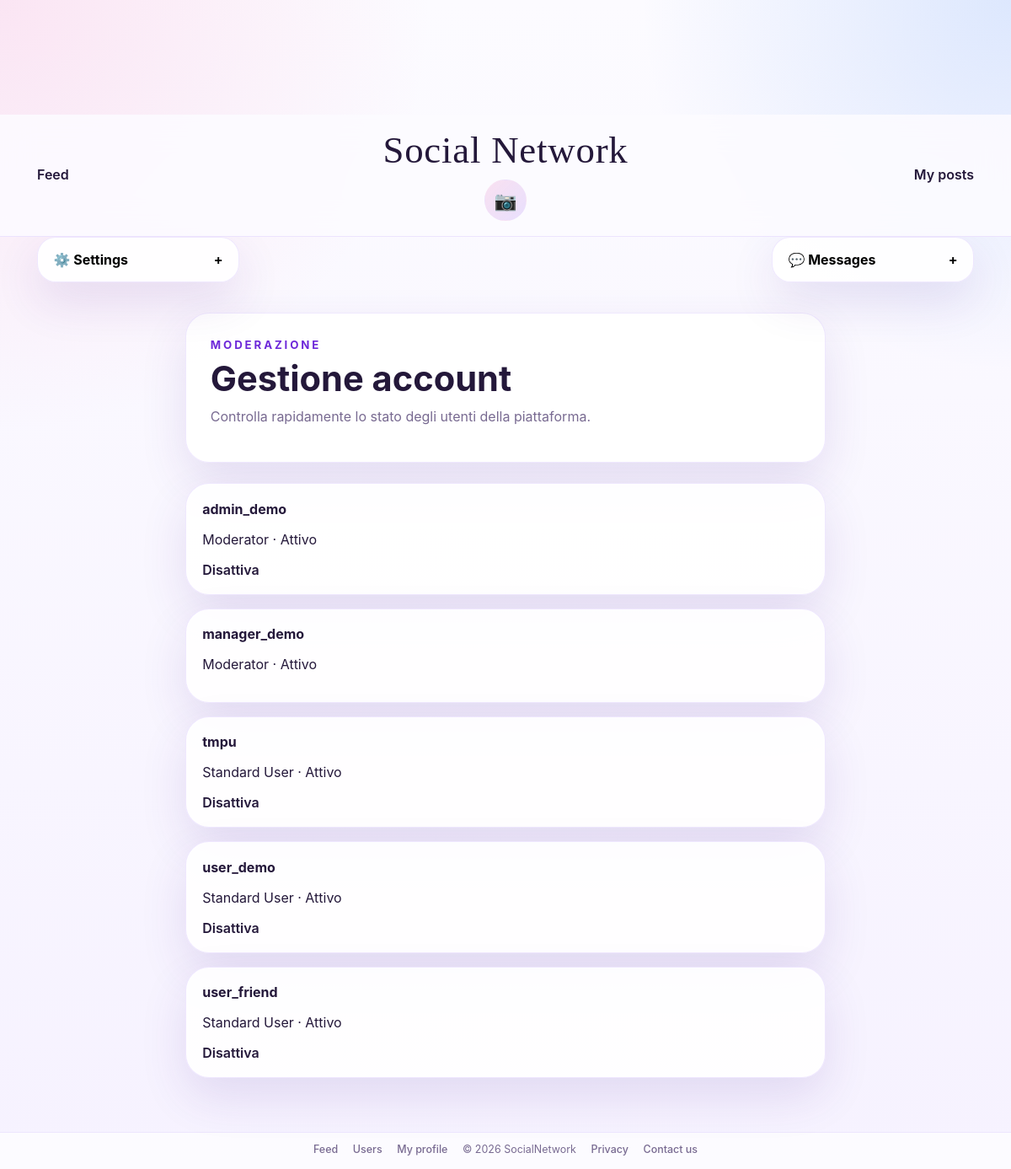
The app's page /accounts/moderation/users/ (signed in), older data.
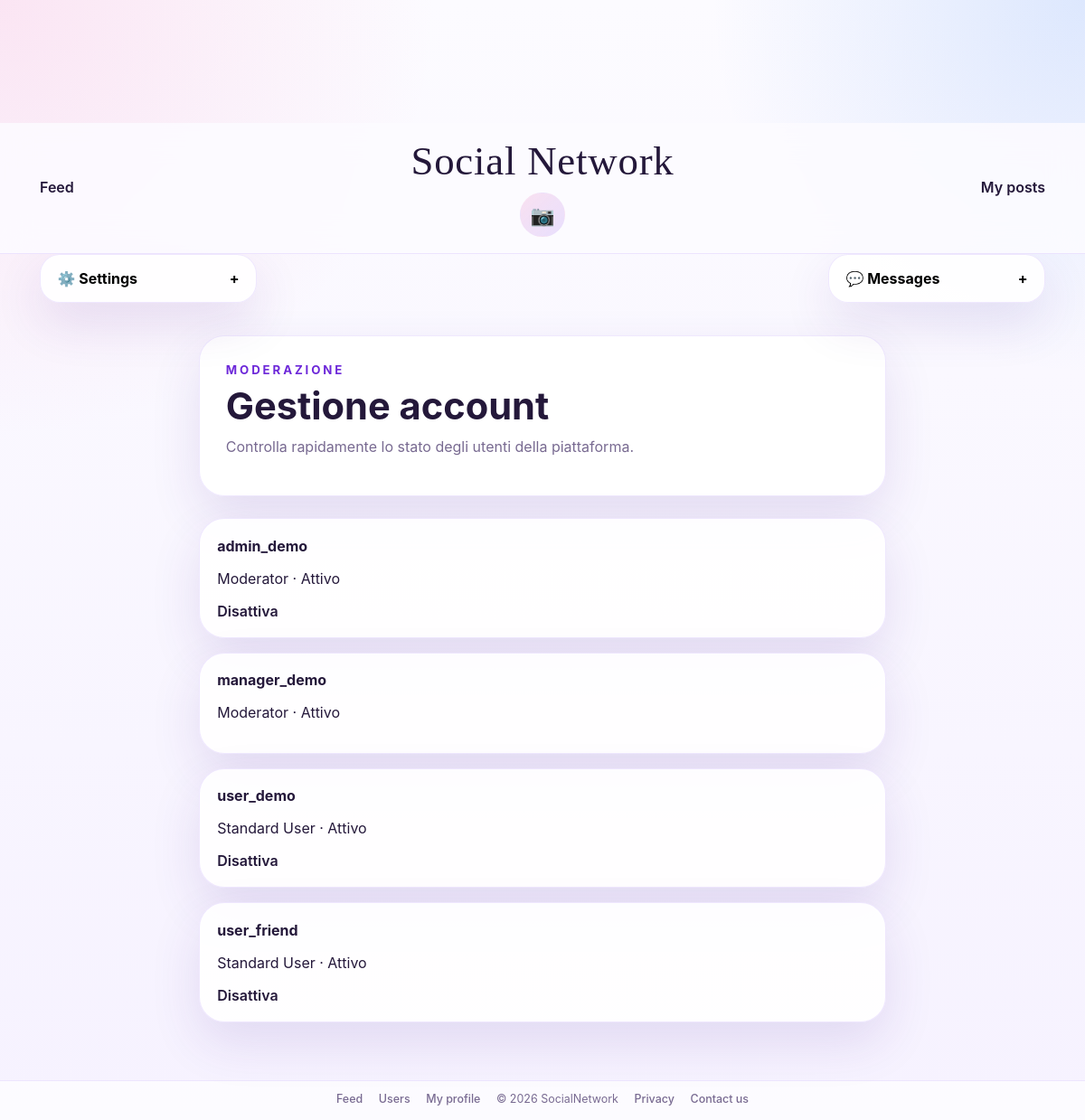
The same page, newer data.
### accounts/models.py (models this page shows, shortened)
class User(AbstractUser):
    class Roles(models.TextChoices):
        STANDARD = 'standard', 'Standard User'
        MODERATOR = 'moderator', 'Moderator'
    role = models.CharField(max_length=20, choices=Roles.choices, default=Roles.STANDARD)
    bio = models.TextField(blank=True)
    profile_image = models.ImageField(upload_to='profiles/', blank=True, null=True)
    def is_moderator(self):
        return self.role == self.Roles.MODERATOR

### accounts/views.py (the view)
# urls.py: path('moderation/users/', ModeratorUserListView.as_view(), name='moderation-users'),
class ModeratorUserListView(ModeratorRequiredMixin, ListView):
    model = User
    template_name = 'accounts/moderation_users.html'
    context_object_name = 'users'
    def get_queryset(self):
        return User.objects.order_by('username')

### accounts/mixins.py (called while the page is built)
    def test_func(self):
        return self.request.user.is_authenticated and self.request.user.is_moderator()

### templates/accounts/moderation_users.html (shortened to what this page needs)
{% extends 'base.html' %}
{% block content %}
<section class="page-intro">
    <div>
        <p class="eyebrow">Moderazione</p>
        <h1>Gestione account</h1>
        <p class="section-copy">Controlla rapidamente lo stato degli utenti della piattaforma.</p>
    </div>
</section>
<div class="stack-grid">
    {% for account in users %}
        <article class="info-card">
            <p><strong>{{ account.username }}</strong></p>
            <p>{{ account.get_role_display }} · {% if account.is_active %}Attivo{% else %}Disattivato{% endif %}</p>
            {% if account.pk != user.pk %}
                <form method="post" action="{% url 'accounts:toggle-user-status' account.pk %}">
                    <button class="text-button text-button--danger" type="submit">
                        {% if account.is_active %}Disattiva{% else %}Riattiva{% endif %}
                    </button>
                </form>
            {% endif %}
        </article>
    {% endfor %}
</div>
{% endblock %}

### templates/base.html (shortened to what this page needs)
{% load static %}
<!DOCTYPE html>
<html lang="it">
<head>
    <link rel="stylesheet" href="{% static 'css/app.css' %}">
</head>
<body class="{% if user.is_authenticated %}body--app{% else %}body--public{% endif %}">
    {% if user.is_authenticated %}
        <header class="site-header">
            <div class="site-header__inner">
                <div class="site-header__side site-header__side--left">
                    <a class="nav-text-link {% if request.resolver_match.url_name == 'feed' %}is-active{% endif %}" href="{% url 'social:feed' %}">Feed</a>
                </div>
                <div class="site-header__brand-wrap">
                    <a class="site-brand" href="{% url 'social:feed' %}">Social Network</a>
                    <a class="camera-link" href="{% url 'social:post-create' %}" aria-label="Nuovo post">
                        <span aria-hidden="true">📷</span>
                    </a>
                </div>
                <div class="site-header__side site-header__side--right">
                    <a class="nav-text-link " href="{% url 'social:profile-posts' user.pk %}" data-i18n-key="myPostsNavLabel"></a>
                </div>
            </div>
        </header>
        <div id="social-shell-root">
            <div class="shell-panel shell-panel--left" data-shell-panel="settings">
                <button class="shell-panel__toggle" type="button" data-shell-toggle="settings" aria-expanded="false">
                    <span data-i18n-key="settingsTitle">⚙️ Impostazioni</span>
                    <span data-shell-indicator="settings">+</span>
                </button>
            </div>
            <div class="shell-panel shell-panel--right" data-shell-panel="messages">
                <button class="shell-panel__toggle" type="button" data-shell-toggle="messages" aria-expanded="false">
                    <span data-i18n-key="messagesTitle">💬 Messaggi</span>
                    <span data-shell-indicator="messages">+</span>
                </button>
            </div>
        </div>
    {% endif %}
    <main class="page-wrapper {% if user.is_authenticated %}page-wrapper--app{% else %}page-wrapper--public{% endif %}">
        <section class="content-surface {% if user.is_authenticated %}content-surface--app{% else %}content-surface--public{% endif %}">
            {% block content %}{% endblock %}
        </section>
    </main>
    <footer class="site-footer">
        <div class="site-footer__inner">
            {% if user.is_authenticated %}
                <a href="{% url 'social:feed' %}">Feed</a>
                <a href="{% url 'accounts:user-list' %}" data-i18n-key="usersLabel">Utenti</a>
                <a href="{% url 'accounts:profile-detail' user.pk %}" data-i18n-key="myProfileLabel">Il mio profilo</a>
            {% else %}
                <a href="{% url 'login' %}" data-i18n-key="loginAction">Accedi</a>
                <a href="{% url 'accounts:signup' %}" data-i18n-key="createAccountAction">Crea account</a>
            {% endif %}
            <span class="site-footer__copy">© 2026 SocialNetwork</span>
            <button type="button" class="site-footer__link-btn" onclick="document.getElementById('privacy-modal').showModal()" data-i18n-key="privacyLabel">Privacy</button>
            <button type="button" class="site-footer__link-btn" onclick="document.getElementById('contact-modal').showModal()" data-i18n-key="contactUsLabel">Contact us</button>
        </div>
    </footer>
</body>
</html>

Row changes from the older to the newer data that the page shows:
removed User: username "tmpu", role "Standard User", is_active "Attivo"
